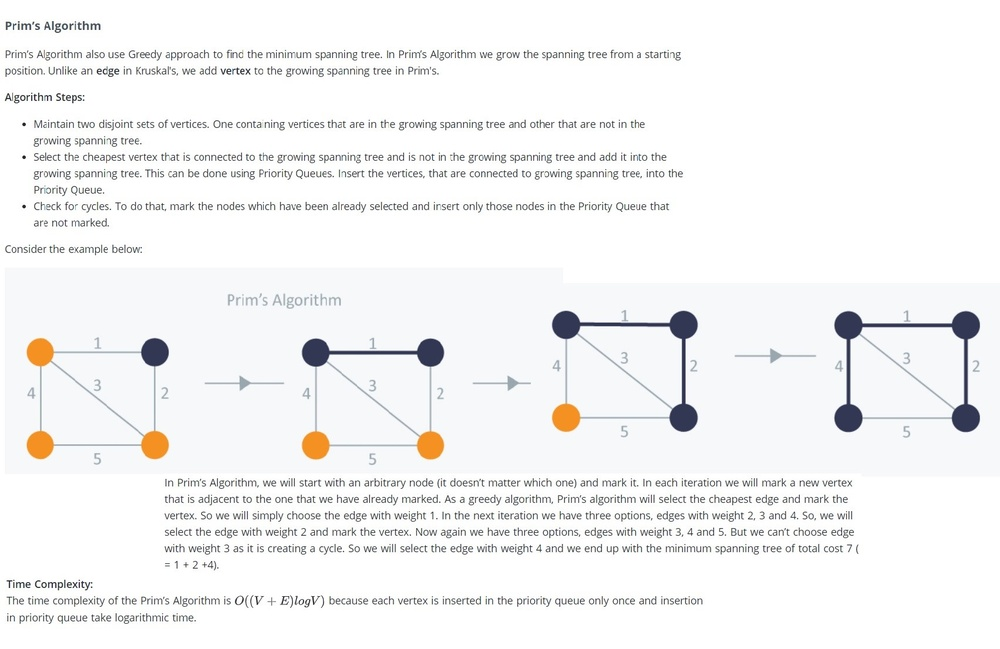
#> input picture PRIM.jpg, 1000 x 649 px, shrunk from 1703 x 1106 before the run
$ python prims.py
#> lines starting #> are read from the running program, lines starting #| are printed output that depends on the picture
import networkx as nx
import matplotlib.pyplot as plt
import sys,os,time
from tkinter import messagebox
import tkinter as tk
from PIL import Image

inf = float('inf')

def prt1(lis):
	V=len(lis)
	str4="{  "
	for j in range(V):
		strx=str(lis[j])
		if(strx=="True"):
			str4=str4+str(j)+" , "

	str4=str4[:-2]+" }\n"
	return str4

def prt(lis):
	V=len(lis)
	str4=""
	for i in range(2):
		for j in range(V):
			if( i == 0):
				str4=str4+str(j)+"\t"
			else:
				str4=str4+str(lis[j])+"\t"
		str4=str4+"\n"

	return str4


def minDistance(dist, mstSet, V):
   	min = inf #assigning largest numeric value to min
   	for v in range(V):
   		if mstSet[v] == False and dist[v] < min:
   			min = dist[v]
   			min_index = v
   	return min_index


def prims(G, pos):
	V = len(G.nodes())
	dist = []
	parent = [None]*V
	mstSet = []

	for i in range(V):
		dist.append(inf)
		mstSet.append(False)
	dist[0] = 0
	parent[0]= -1
	str1=prt(dist)
	str2=prt(parent)
	str3="INITIALLY\n"+"\nMst_Set is Empty\n"+"\nKEY_Value\n"+str1+"\nParent Table\n"+str2
	master = tk.Tk()
	master.title("Simple Prog")
	msg = tk.Message(master, text = str3)
	msg.config(bg='lightblue', font=('times', 16))
	msg.pack()
	def ask_quit():
		master.destroy()
	ret_val=messagebox.showinfo("Alert","Press X / Ok to Close Calculation Window")
	if (ret_val == "ok"):
		ask_quit()

	for count in range(V-1):
		u = minDistance(dist, mstSet, V) #pick the minimum distance vertex from the set of vertices
		mstSet[u] = True
		str5="\nMinimum distance vertex picked from the set of vertices is "+ str(u)+"\n"
		for v in range(V):
			if (u, v) in G.edges():
				if mstSet[v] == False and G[u][v]['length'] < dist[v]:
					dist[v] = G[u][v]['length']
					parent[v] = u
		str3=prt(dist)
		str4=prt(parent)
		str6=prt1(mstSet)
		str7=str5+"\nMst_Set is\n"+str6+"\nKEY_Value\n"+str3+"\nParent Table\n"+str4
		master = tk.Tk()
		master.title("Simple Prog")
		msg = tk.Message(master, text = str7)
		msg.config(bg='lightblue', font=('times', 16))
		msg.pack()
		def ask_quit():
			master.destroy()
		ret_val=messagebox.showinfo("Alert","Press X / Ok to Close Calculation Window")
		if (ret_val == "ok"):
			ask_quit()

	for X in range(V):
		if parent[X] != -1: #ignore the parent of the starting node
			if (parent[X], X) in G.edges():
				#plt.waitforbuttonpress()
				#plt.pause(0.5)
				nx.draw_networkx_edges(G, pos, edgelist = [(parent[X], X)], width = 2.5, alpha = 0.6, edge_color = 'r')

	plt.show()
	return


def CreateGraph():
	G = nx.Graph()
	f = open('primsinput.txt')
	n = int(f.readline())
	wtMatrix = []
	for i in range(n):
		list1 = list(map(int, (f.readline()).split()))
		wtMatrix.append(list1)

	for i in range(n) :
		for j in range(n)[i:] :
			if wtMatrix[i][j] > 0 :
					G.add_edge(i, j, length = wtMatrix[i][j])
	return G

def DrawGraph(G):
	pos = nx.spring_layout(G)
	nx.draw(G, pos, with_labels = True)
	edge_labels = nx.get_edge_attributes(G,'length')
	nx.draw_networkx_edge_labels(G, pos, edge_labels = edge_labels, font_size = 11)
	return pos


if __name__ == "__main__":
	image=Image.open('PRIM.jpg')
#> image is the input picture: PIL image 1000x649 RGB; mean R, G, B 243.9, 244, 244.2
	image.show()
	time.sleep(5)
	cmd="primsinput.txt"
	os.system('helper1.py %s'% (cmd))
	G = CreateGraph()
#> (reads primsinput.txt from the repository)
	pos = DrawGraph(G)
	print(pos)
	prims(G, pos)
#> in prims, `plt.show()`:
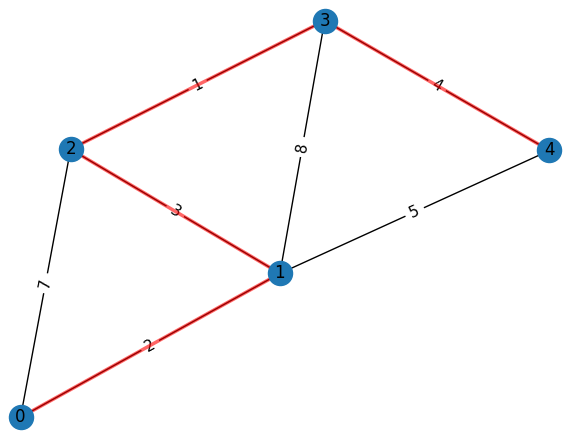
#> figure drawn by matplotlib, 1 panel
	#plt.show()
